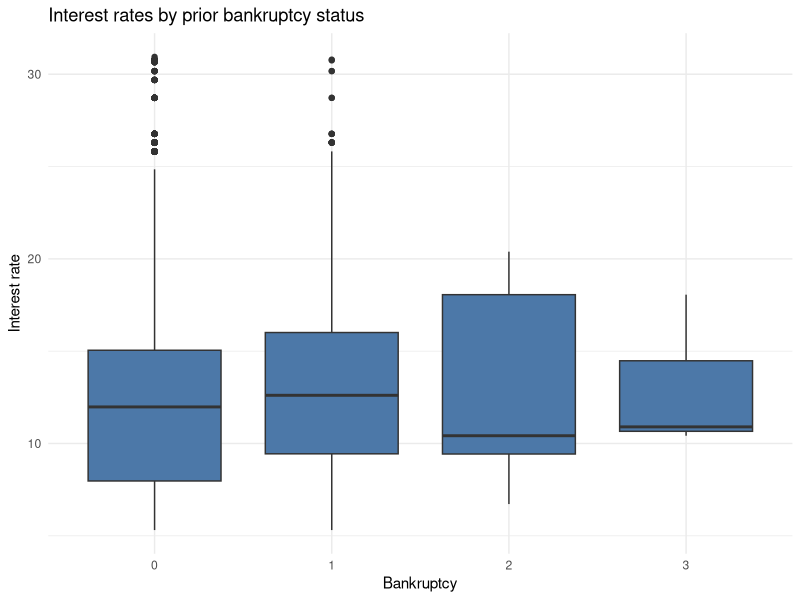
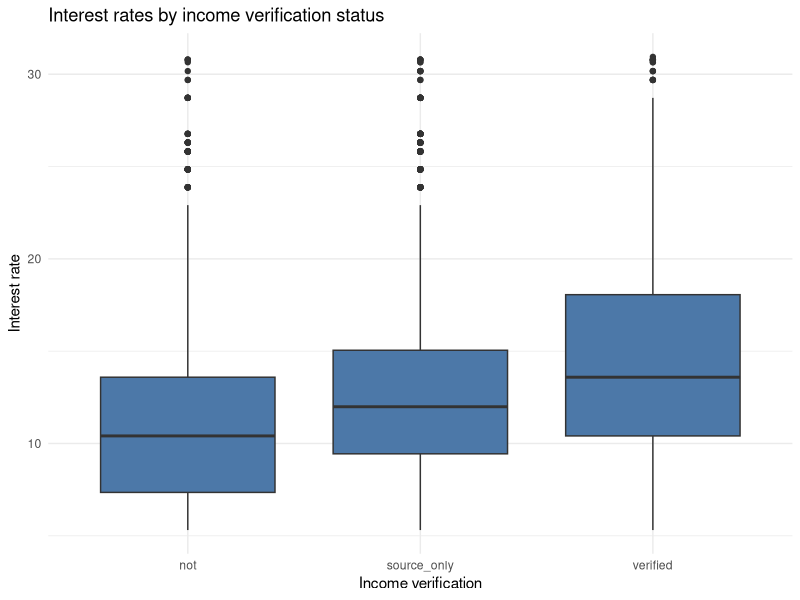

Generate these figures, in order, with R:
# ---- 0. Setup and load libraries, if any ----

# Set the working directory
if(!require("rstudioapi")) install.packages("rstudioapi")
setwd(dirname(getSourceEditorContext()$path))

# Load libraries
library(ggplot2)

# Loan data from Lending Club
# This dataset represents thousands of loans made through the Lending Club
# platform, which is a platform that allows individuals to lend to other
# individuals. Of course, not all loans are created equal. Someone who is a
# essentially a sure bet to pay back a loan will have an easier time getting a
# loan with a low interest rate than someone who appears to be riskier. And for
# people who are very risky? They may not even get a loan offer, or they may not
# have accepted the loan offer due to a high interest rate. It is important to
# keep that last part in mind, since this dataset only represents loans actually
# made, i.e. do not mistake this data for loan applications!

loans <- read.csv("Loans.csv")

# ---- 1. Investigate how interest rates depend on prior bankruptcy ----

# Box plot of interest_rates by prior bankruptcy
ggplot(loans, aes(factor(bankruptcy), interest_rate)) +
  geom_boxplot(fill = "#4C78A8") +
  labs(title = "Interest rates by prior bankruptcy status",
       x = "Bankruptcy",
       y = "Interest rate") +
  theme_minimal()

# Regression
# Response variable: interest_rate
# Predictors: bankruptcy (indicator)
fit1 <- lm(interest_rate ~ bankruptcy, data = loans)
summary(fit1)

b0 = coef(fit1)[["(Intercept)"]]
b1 = coef(fit1)[["bankruptcy"]]

# What is the predicted interest rate for borrowers with no prior bankruptcy?
pred0 <- b0+0*b1
print(pred0)

# What is the predicted interest rate for borrowers with a prior bankruptcy?
pred1 <- b0+1*b1
print(pred1)


# ---- 2. Investigate how interest rates depend on the income verification level ----

# Box plot of interest_rates by income_ver (verified, source_only, not)
ggplot(loans, aes(income_ver, interest_rate)) +
    geom_boxplot(fill = "#4C78A8") +
    labs(title = "Interest rates by income verification status",
             x = "Income verification",
             y = "Interest rate") +
    theme_minimal()

# Regression
# Response variable: interest_rate
# Predictors: income_ver (categorical)
fit2 <- lm(interest_rate ~ income_ver, data = loans)
summary(fit2)

b0 = coef(fit2)[["(Intercept)"]]
b1 = coef(fit2)[["income_versource_only"]]
b2 = coef(fit2)[["income_ververified"]]

# -----------------------------------------------------------------
# What is the predicted interest rate for borrowers with verified income?
pred2 = b0+0*b1+1*b2
# or
pred2 = b0+b2

# What is the predicted interest rate for borrowers with source only verification?
pred1 = b0+1*b1+0*b2
# or
pred1 = b0+b1

# What is the predicted interest rate for borrowers with no income verification?
pred0 = b0+0*b1+0*b2
# or
pred0 = b0

# -----------------------------------------------------------------
# ---- 3. Fit a big model of interest rates ----
fit3 <- lm(interest_rate ~ 
             income_ver +
             debt_to_income +
             bankruptcy +
             term,
           data = loans)
summary(fit3)
